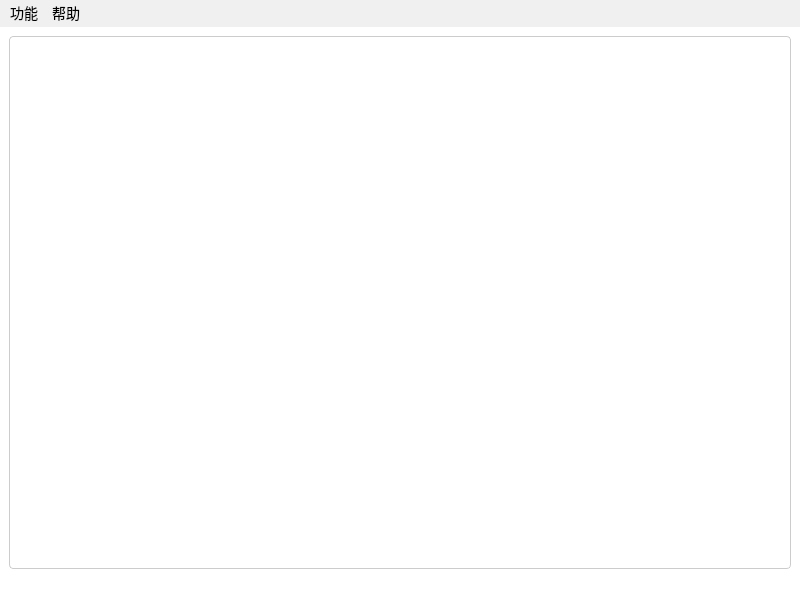
<?xml version="1.0" encoding="UTF-8"?>
<ui version="4.0">
 <class>MainWindow</class>
 <widget class="QMainWindow" name="MainWindow">
  <property name="geometry">
   <rect>
    <x>0</x>
    <y>0</y>
    <width>800</width>
    <height>600</height>
   </rect>
  </property>
  <property name="windowTitle">
   <string>排产计划工具</string>
  </property>
  <property name="styleSheet">
   <string notr="true">
    QWidget {
        background-color: #ffffff;
        color: #000000;
        font-family: Arial, sans-serif;
        font-size: 14px;
    }

    QPushButton {
        background-color: #f0f0f0;
        color: #000000;
        border: 1px solid #ccc;
        padding: 10px 20px;
        text-align: center;
        text-decoration: none;
        display: inline-block;
        font-size: 14px;
        margin: 4px 2px;
        cursor: pointer;
        border-radius: 8px;
    }

    QPushButton:hover {
        background-color: #e0e0e0;
    }

    QLabel {
        color: #000000;
        font-size: 14px;
    }

    QLineEdit {
        background-color: #ffffff;
        color: #000000;
        border: 1px solid #ccc;
        padding: 5px;
        border-radius: 4px;
    }

    QProgressBar {
        background-color: #ffffff;
        border: 1px solid #ccc;
        border-radius: 4px;
        text-align: center;
        color: #000000;
    }

    QProgressBar::chunk {
        background-color: #e0e0e0;
    }

    QTableWidget {
        background-color: #ffffff;
        color: #000000;
        border: 1px solid #ccc;
        padding: 5px;
        border-radius: 4px;
    }

    QTextEdit {
        background-color: #ffffff;
        color: #000000;
        border: 1px solid #ccc;
        padding: 5px;
        border-radius: 4px;
    }

    QMenuBar {
        background-color: #f0f0f0;
        color: #000000;
    }

    QMenu {
        background-color: #f0f0f0;
        color: #000000;
    }

    QMenu::item {
        background-color: transparent;
        color: #000000;
    }

    QMenu::item:selected {
        background-color: #e0e0e0;
        color: #000000;
    }

    QMenu::item:hover {
        background-color: #d0d0d0;
        color: #000000;
    }
   </string>
  </property>
  <widget class="QWidget" name="centralwidget">
   <layout class="QVBoxLayout" name="verticalLayout">
    <item>
     <widget class="QTextEdit" name="logTextEdit">
      <property name="styleSheet">
       <string notr="true">
        QTextEdit {
            background-color: #ffffff;
            color: #000000;
            border: 1px solid #ccc;
            padding: 5px;
            border-radius: 4px;
        }
       </string>
      </property>
      <property name="readOnly">
       <bool>true</bool>
      </property>
     </widget>
    </item>
   </layout>
  </widget>
  <widget class="QMenuBar" name="menubar">
   <property name="geometry">
    <rect>
     <x>0</x>
     <y>0</y>
     <width>800</width>
     <height>22</height>
    </rect>
   </property>
   <widget class="QMenu" name="menuFunctions">
    <property name="title">
     <string>功能</string>
    </property>
    <addaction name="actionPre_Scheduling"/>
    <addaction name="actionCreate_Production_Material_Details"/>
    <addaction name="actionCreate_Next_Month_Production_Plan"/>
    <addaction name="actionCreate_Next_Month_Material_Procurement_Plan"/>
    <addaction name="actionConfirm_In_Transit_Material_Arrival_Status"/>
   </widget>
   <widget class="QMenu" name="menuHelp">
    <property name="title">
     <string>帮助</string>
    </property>
    <addaction name="actionHelp_Document"/>
    <addaction name="actionFAQ"/>
    <addaction name="actionAbout"/>
   </widget>
   <addaction name="menuFunctions"/>
   <addaction name="menuHelp"/>
  </widget>
  <widget class="QStatusBar" name="statusbar"/>
  <action name="actionPre_Scheduling">
   <property name="text">
    <string>预排产计划</string>
   </property>
  </action>
  <action name="actionCreate_Production_Material_Details">
   <property name="text">
    <string>制作生产用料明细</string>
   </property>
  </action>
  <action name="actionCreate_Next_Month_Production_Plan">
   <property name="text">
    <string>制作次月生产计划</string>
   </property>
  </action>
  <action name="actionCreate_Next_Month_Material_Procurement_Plan">
   <property name="text">
    <string>制作次月物料采购计划</string>
   </property>
  </action>
  <action name="actionConfirm_In_Transit_Material_Arrival_Status">
   <property name="text">
    <string>确认在途订单物料到货状况</string>
   </property>
  </action>
  <action name="actionHelp_Document">
   <property name="text">
    <string>帮助文档</string>
   </property>
  </action>
  <action name="actionFAQ">
   <property name="text">
    <string>常见问题</string>
   </property>
  </action>
  <action name="actionAbout">
   <property name="text">
    <string>关于</string>
   </property>
  </action>
 </widget>
 <resources/>
 <connections/>
</ui>
